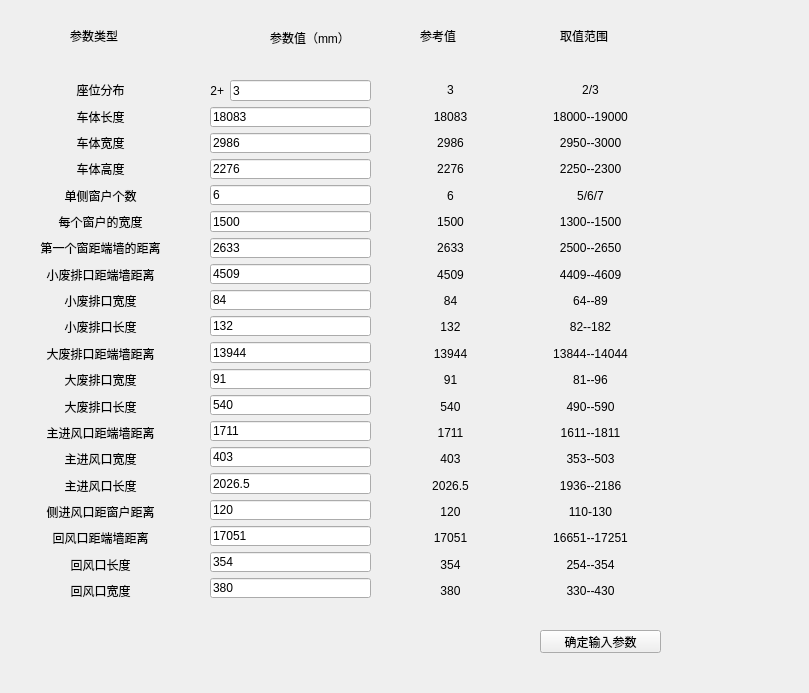
<?xml version="1.0" encoding="UTF-8"?>
<ui version="4.0">
 <class>ModParas</class>
 <widget class="QWidget" name="ModParas">
  <property name="geometry">
   <rect>
    <x>0</x>
    <y>0</y>
    <width>809</width>
    <height>693</height>
   </rect>
  </property>
  <property name="windowTitle">
   <string>Form</string>
  </property>
  <widget class="QPushButton" name="donebutton">
   <property name="geometry">
    <rect>
     <x>540</x>
     <y>630</y>
     <width>121</width>
     <height>23</height>
    </rect>
   </property>
   <property name="text">
    <string>确定输入参数</string>
   </property>
  </widget>
  <widget class="QWidget" name="layoutWidget">
   <property name="geometry">
    <rect>
     <x>540</x>
     <y>80</y>
     <width>101</width>
     <height>521</height>
    </rect>
   </property>
   <layout class="QVBoxLayout" name="verticalLayout_4">
    <item>
     <widget class="QLabel" name="label_41">
      <property name="text">
       <string>2/3</string>
      </property>
      <property name="alignment">
       <set>Qt::AlignCenter</set>
      </property>
     </widget>
    </item>
    <item>
     <widget class="QLabel" name="label_15">
      <property name="text">
       <string>18000--19000</string>
      </property>
      <property name="alignment">
       <set>Qt::AlignCenter</set>
      </property>
     </widget>
    </item>
    <item>
     <widget class="QLabel" name="label_16">
      <property name="text">
       <string>2950--3000</string>
      </property>
      <property name="alignment">
       <set>Qt::AlignCenter</set>
      </property>
     </widget>
    </item>
    <item>
     <widget class="QLabel" name="label_17">
      <property name="text">
       <string>2250--2300</string>
      </property>
      <property name="alignment">
       <set>Qt::AlignCenter</set>
      </property>
     </widget>
    </item>
    <item>
     <widget class="QLabel" name="label_18">
      <property name="text">
       <string>5/6/7</string>
      </property>
      <property name="alignment">
       <set>Qt::AlignCenter</set>
      </property>
     </widget>
    </item>
    <item>
     <widget class="QLabel" name="label_25">
      <property name="text">
       <string>1300--1500</string>
      </property>
      <property name="alignment">
       <set>Qt::AlignCenter</set>
      </property>
     </widget>
    </item>
    <item>
     <widget class="QLabel" name="label_26">
      <property name="text">
       <string>2500--2650</string>
      </property>
      <property name="alignment">
       <set>Qt::AlignCenter</set>
      </property>
     </widget>
    </item>
    <item>
     <widget class="QLabel" name="label_27">
      <property name="text">
       <string>4409--4609</string>
      </property>
      <property name="alignment">
       <set>Qt::AlignCenter</set>
      </property>
     </widget>
    </item>
    <item>
     <widget class="QLabel" name="label_28">
      <property name="text">
       <string>64--89</string>
      </property>
      <property name="alignment">
       <set>Qt::AlignCenter</set>
      </property>
     </widget>
    </item>
    <item>
     <widget class="QLabel" name="label_29">
      <property name="text">
       <string>82--182</string>
      </property>
      <property name="alignment">
       <set>Qt::AlignCenter</set>
      </property>
     </widget>
    </item>
    <item>
     <widget class="QLabel" name="label_30">
      <property name="text">
       <string>13844--14044</string>
      </property>
      <property name="alignment">
       <set>Qt::AlignCenter</set>
      </property>
     </widget>
    </item>
    <item>
     <widget class="QLabel" name="label_31">
      <property name="text">
       <string>81--96</string>
      </property>
      <property name="alignment">
       <set>Qt::AlignCenter</set>
      </property>
     </widget>
    </item>
    <item>
     <widget class="QLabel" name="label_32">
      <property name="text">
       <string>490--590</string>
      </property>
      <property name="alignment">
       <set>Qt::AlignCenter</set>
      </property>
     </widget>
    </item>
    <item>
     <widget class="QLabel" name="label_33">
      <property name="text">
       <string>1611--1811</string>
      </property>
      <property name="alignment">
       <set>Qt::AlignCenter</set>
      </property>
     </widget>
    </item>
    <item>
     <widget class="QLabel" name="label_34">
      <property name="text">
       <string>353--503</string>
      </property>
      <property name="alignment">
       <set>Qt::AlignCenter</set>
      </property>
     </widget>
    </item>
    <item>
     <widget class="QLabel" name="label_35">
      <property name="text">
       <string>1936--2186</string>
      </property>
      <property name="alignment">
       <set>Qt::AlignCenter</set>
      </property>
     </widget>
    </item>
    <item>
     <widget class="QLabel" name="label_36">
      <property name="text">
       <string>110-130</string>
      </property>
      <property name="alignment">
       <set>Qt::AlignCenter</set>
      </property>
     </widget>
    </item>
    <item>
     <widget class="QLabel" name="label_37">
      <property name="text">
       <string>16651--17251</string>
      </property>
      <property name="alignment">
       <set>Qt::AlignCenter</set>
      </property>
     </widget>
    </item>
    <item>
     <widget class="QLabel" name="label_38">
      <property name="text">
       <string>254--354</string>
      </property>
      <property name="alignment">
       <set>Qt::AlignCenter</set>
      </property>
     </widget>
    </item>
    <item>
     <widget class="QLabel" name="label_39">
      <property name="text">
       <string>330--430</string>
      </property>
      <property name="alignment">
       <set>Qt::AlignCenter</set>
      </property>
     </widget>
    </item>
   </layout>
  </widget>
  <widget class="QLabel" name="label_43">
   <property name="geometry">
    <rect>
     <x>70</x>
     <y>30</y>
     <width>54</width>
     <height>12</height>
    </rect>
   </property>
   <property name="text">
    <string>参数类型</string>
   </property>
  </widget>
  <widget class="QLabel" name="label_44">
   <property name="geometry">
    <rect>
     <x>270</x>
     <y>30</y>
     <width>81</width>
     <height>16</height>
    </rect>
   </property>
   <property name="text">
    <string>参数值（mm）</string>
   </property>
  </widget>
  <widget class="QLabel" name="label_45">
   <property name="geometry">
    <rect>
     <x>420</x>
     <y>30</y>
     <width>54</width>
     <height>12</height>
    </rect>
   </property>
   <property name="text">
    <string>参考值</string>
   </property>
  </widget>
  <widget class="QLabel" name="label_46">
   <property name="geometry">
    <rect>
     <x>560</x>
     <y>30</y>
     <width>54</width>
     <height>12</height>
    </rect>
   </property>
   <property name="text">
    <string>取值范围</string>
   </property>
  </widget>
  <widget class="QWidget" name="layoutWidget">
   <property name="geometry">
    <rect>
     <x>10</x>
     <y>80</y>
     <width>181</width>
     <height>521</height>
    </rect>
   </property>
   <layout class="QVBoxLayout" name="verticalLayout">
    <item>
     <widget class="QLabel" name="label">
      <property name="text">
       <string>座位分布</string>
      </property>
      <property name="alignment">
       <set>Qt::AlignCenter</set>
      </property>
     </widget>
    </item>
    <item>
     <widget class="QLabel" name="changlabel">
      <property name="text">
       <string>车体长度</string>
      </property>
      <property name="alignment">
       <set>Qt::AlignCenter</set>
      </property>
     </widget>
    </item>
    <item>
     <widget class="QLabel" name="kuanlabel_2">
      <property name="text">
       <string>车体宽度</string>
      </property>
      <property name="alignment">
       <set>Qt::AlignCenter</set>
      </property>
     </widget>
    </item>
    <item>
     <widget class="QLabel" name="gaolabel">
      <property name="text">
       <string>车体高度</string>
      </property>
      <property name="alignment">
       <set>Qt::AlignCenter</set>
      </property>
     </widget>
    </item>
    <item>
     <widget class="QLabel" name="changlabel_2">
      <property name="text">
       <string>单侧窗户个数</string>
      </property>
      <property name="alignment">
       <set>Qt::AlignCenter</set>
      </property>
     </widget>
    </item>
    <item>
     <widget class="QLabel" name="changlabel_3">
      <property name="text">
       <string>每个窗户的宽度</string>
      </property>
      <property name="alignment">
       <set>Qt::AlignCenter</set>
      </property>
     </widget>
    </item>
    <item>
     <widget class="QLabel" name="changlabel_4">
      <property name="text">
       <string>第一个窗距端墙的距离</string>
      </property>
      <property name="alignment">
       <set>Qt::AlignCenter</set>
      </property>
     </widget>
    </item>
    <item>
     <widget class="QLabel" name="changlabel_5">
      <property name="text">
       <string>小废排口距端墙距离</string>
      </property>
      <property name="alignment">
       <set>Qt::AlignCenter</set>
      </property>
     </widget>
    </item>
    <item>
     <widget class="QLabel" name="changlabel_6">
      <property name="text">
       <string>小废排口宽度</string>
      </property>
      <property name="alignment">
       <set>Qt::AlignCenter</set>
      </property>
     </widget>
    </item>
    <item>
     <widget class="QLabel" name="changlabel_7">
      <property name="text">
       <string>小废排口长度</string>
      </property>
      <property name="alignment">
       <set>Qt::AlignCenter</set>
      </property>
     </widget>
    </item>
    <item>
     <widget class="QLabel" name="changlabel_15">
      <property name="text">
       <string>大废排口距端墙距离</string>
      </property>
      <property name="alignment">
       <set>Qt::AlignCenter</set>
      </property>
     </widget>
    </item>
    <item>
     <widget class="QLabel" name="changlabel_16">
      <property name="text">
       <string>大废排口宽度</string>
      </property>
      <property name="alignment">
       <set>Qt::AlignCenter</set>
      </property>
     </widget>
    </item>
    <item>
     <widget class="QLabel" name="changlabel_17">
      <property name="text">
       <string>大废排口长度</string>
      </property>
      <property name="alignment">
       <set>Qt::AlignCenter</set>
      </property>
     </widget>
    </item>
    <item>
     <widget class="QLabel" name="changlabel_8">
      <property name="text">
       <string>主进风口距端墙距离</string>
      </property>
      <property name="alignment">
       <set>Qt::AlignCenter</set>
      </property>
     </widget>
    </item>
    <item>
     <widget class="QLabel" name="changlabel_9">
      <property name="text">
       <string>主进风口宽度</string>
      </property>
      <property name="alignment">
       <set>Qt::AlignCenter</set>
      </property>
     </widget>
    </item>
    <item>
     <widget class="QLabel" name="changlabel_10">
      <property name="text">
       <string>主进风口长度</string>
      </property>
      <property name="alignment">
       <set>Qt::AlignCenter</set>
      </property>
     </widget>
    </item>
    <item>
     <widget class="QLabel" name="changlabel_11">
      <property name="text">
       <string>侧进风口距窗户距离</string>
      </property>
      <property name="alignment">
       <set>Qt::AlignCenter</set>
      </property>
     </widget>
    </item>
    <item>
     <widget class="QLabel" name="changlabel_12">
      <property name="text">
       <string>回风口距端墙距离</string>
      </property>
      <property name="alignment">
       <set>Qt::AlignCenter</set>
      </property>
     </widget>
    </item>
    <item>
     <widget class="QLabel" name="changlabel_13">
      <property name="text">
       <string>回风口长度</string>
      </property>
      <property name="alignment">
       <set>Qt::AlignCenter</set>
      </property>
     </widget>
    </item>
    <item>
     <widget class="QLabel" name="changlabel_14">
      <property name="text">
       <string>回风口宽度</string>
      </property>
      <property name="alignment">
       <set>Qt::AlignCenter</set>
      </property>
     </widget>
    </item>
   </layout>
  </widget>
  <widget class="QWidget" name="layoutWidget">
   <property name="geometry">
    <rect>
     <x>210</x>
     <y>80</y>
     <width>161</width>
     <height>518</height>
    </rect>
   </property>
   <layout class="QVBoxLayout" name="verticalLayout_2">
    <item>
     <layout class="QHBoxLayout" name="horizontalLayout">
      <item>
       <widget class="QLabel" name="label_40">
        <property name="text">
         <string>2+</string>
        </property>
        <property name="alignment">
         <set>Qt::AlignRight|Qt::AlignTrailing|Qt::AlignVCenter</set>
        </property>
       </widget>
      </item>
      <item>
       <widget class="QLineEdit" name="number">
        <property name="text">
         <string>3</string>
        </property>
       </widget>
      </item>
     </layout>
    </item>
    <item>
     <widget class="QLineEdit" name="chang">
      <property name="text">
       <string>18083</string>
      </property>
     </widget>
    </item>
    <item>
     <widget class="QLineEdit" name="kuan">
      <property name="text">
       <string>2986</string>
      </property>
     </widget>
    </item>
    <item>
     <widget class="QLineEdit" name="gao">
      <property name="text">
       <string>2276</string>
      </property>
     </widget>
    </item>
    <item>
     <widget class="QLineEdit" name="n">
      <property name="text">
       <string>6</string>
      </property>
     </widget>
    </item>
    <item>
     <widget class="QLineEdit" name="var1">
      <property name="text">
       <string>1500</string>
      </property>
     </widget>
    </item>
    <item>
     <widget class="QLineEdit" name="var2">
      <property name="text">
       <string>2633</string>
      </property>
     </widget>
    </item>
    <item>
     <widget class="QLineEdit" name="var3">
      <property name="text">
       <string>4509</string>
      </property>
     </widget>
    </item>
    <item>
     <widget class="QLineEdit" name="var4">
      <property name="text">
       <string>84</string>
      </property>
     </widget>
    </item>
    <item>
     <widget class="QLineEdit" name="var5">
      <property name="text">
       <string>132</string>
      </property>
     </widget>
    </item>
    <item>
     <widget class="QLineEdit" name="var6">
      <property name="text">
       <string>13944</string>
      </property>
     </widget>
    </item>
    <item>
     <widget class="QLineEdit" name="var7">
      <property name="text">
       <string>91</string>
      </property>
     </widget>
    </item>
    <item>
     <widget class="QLineEdit" name="var8">
      <property name="text">
       <string>540</string>
      </property>
     </widget>
    </item>
    <item>
     <widget class="QLineEdit" name="var9">
      <property name="text">
       <string>1711</string>
      </property>
     </widget>
    </item>
    <item>
     <widget class="QLineEdit" name="var10">
      <property name="text">
       <string>403</string>
      </property>
     </widget>
    </item>
    <item>
     <widget class="QLineEdit" name="var11">
      <property name="text">
       <string>2026.5</string>
      </property>
     </widget>
    </item>
    <item>
     <widget class="QLineEdit" name="var12">
      <property name="text">
       <string>120</string>
      </property>
     </widget>
    </item>
    <item>
     <widget class="QLineEdit" name="var13">
      <property name="text">
       <string>17051</string>
      </property>
     </widget>
    </item>
    <item>
     <widget class="QLineEdit" name="var14">
      <property name="text">
       <string>354</string>
      </property>
     </widget>
    </item>
    <item>
     <widget class="QLineEdit" name="var15">
      <property name="text">
       <string>380</string>
      </property>
     </widget>
    </item>
   </layout>
  </widget>
  <widget class="QWidget" name="layoutWidget">
   <property name="geometry">
    <rect>
     <x>400</x>
     <y>80</y>
     <width>101</width>
     <height>521</height>
    </rect>
   </property>
   <layout class="QVBoxLayout" name="verticalLayout_3">
    <item>
     <widget class="QLabel" name="label_42">
      <property name="text">
       <string>3</string>
      </property>
      <property name="alignment">
       <set>Qt::AlignCenter</set>
      </property>
     </widget>
    </item>
    <item>
     <widget class="QLabel" name="label_2">
      <property name="text">
       <string>18083</string>
      </property>
      <property name="alignment">
       <set>Qt::AlignCenter</set>
      </property>
     </widget>
    </item>
    <item>
     <widget class="QLabel" name="label_3">
      <property name="text">
       <string>2986</string>
      </property>
      <property name="alignment">
       <set>Qt::AlignCenter</set>
      </property>
     </widget>
    </item>
    <item>
     <widget class="QLabel" name="label_4">
      <property name="text">
       <string>2276</string>
      </property>
      <property name="alignment">
       <set>Qt::AlignCenter</set>
      </property>
     </widget>
    </item>
    <item>
     <widget class="QLabel" name="label_7">
      <property name="text">
       <string>6</string>
      </property>
      <property name="alignment">
       <set>Qt::AlignCenter</set>
      </property>
     </widget>
    </item>
    <item>
     <widget class="QLabel" name="label_6">
      <property name="text">
       <string>1500</string>
      </property>
      <property name="alignment">
       <set>Qt::AlignCenter</set>
      </property>
     </widget>
    </item>
    <item>
     <widget class="QLabel" name="label_5">
      <property name="text">
       <string>2633</string>
      </property>
      <property name="alignment">
       <set>Qt::AlignCenter</set>
      </property>
     </widget>
    </item>
    <item>
     <widget class="QLabel" name="label_12">
      <property name="text">
       <string>4509</string>
      </property>
      <property name="alignment">
       <set>Qt::AlignCenter</set>
      </property>
     </widget>
    </item>
    <item>
     <widget class="QLabel" name="label_11">
      <property name="text">
       <string>84</string>
      </property>
      <property name="alignment">
       <set>Qt::AlignCenter</set>
      </property>
     </widget>
    </item>
    <item>
     <widget class="QLabel" name="label_13">
      <property name="text">
       <string>132</string>
      </property>
      <property name="alignment">
       <set>Qt::AlignCenter</set>
      </property>
     </widget>
    </item>
    <item>
     <widget class="QLabel" name="label_8">
      <property name="text">
       <string>13944</string>
      </property>
      <property name="alignment">
       <set>Qt::AlignCenter</set>
      </property>
     </widget>
    </item>
    <item>
     <widget class="QLabel" name="label_9">
      <property name="text">
       <string>91</string>
      </property>
      <property name="alignment">
       <set>Qt::AlignCenter</set>
      </property>
     </widget>
    </item>
    <item>
     <widget class="QLabel" name="label_14">
      <property name="text">
       <string>540</string>
      </property>
      <property name="alignment">
       <set>Qt::AlignCenter</set>
      </property>
     </widget>
    </item>
    <item>
     <widget class="QLabel" name="label_21">
      <property name="text">
       <string>1711</string>
      </property>
      <property name="alignment">
       <set>Qt::AlignCenter</set>
      </property>
     </widget>
    </item>
    <item>
     <widget class="QLabel" name="label_19">
      <property name="text">
       <string>403</string>
      </property>
      <property name="alignment">
       <set>Qt::AlignCenter</set>
      </property>
     </widget>
    </item>
    <item>
     <widget class="QLabel" name="label_22">
      <property name="text">
       <string>2026.5</string>
      </property>
      <property name="alignment">
       <set>Qt::AlignCenter</set>
      </property>
     </widget>
    </item>
    <item>
     <widget class="QLabel" name="label_20">
      <property name="text">
       <string>120</string>
      </property>
      <property name="alignment">
       <set>Qt::AlignCenter</set>
      </property>
     </widget>
    </item>
    <item>
     <widget class="QLabel" name="label_10">
      <property name="text">
       <string>17051</string>
      </property>
      <property name="alignment">
       <set>Qt::AlignCenter</set>
      </property>
     </widget>
    </item>
    <item>
     <widget class="QLabel" name="label_23">
      <property name="text">
       <string>354</string>
      </property>
      <property name="alignment">
       <set>Qt::AlignCenter</set>
      </property>
     </widget>
    </item>
    <item>
     <widget class="QLabel" name="label_24">
      <property name="text">
       <string>380</string>
      </property>
      <property name="alignment">
       <set>Qt::AlignCenter</set>
      </property>
     </widget>
    </item>
   </layout>
  </widget>
 </widget>
 <resources/>
 <connections/>
</ui>
